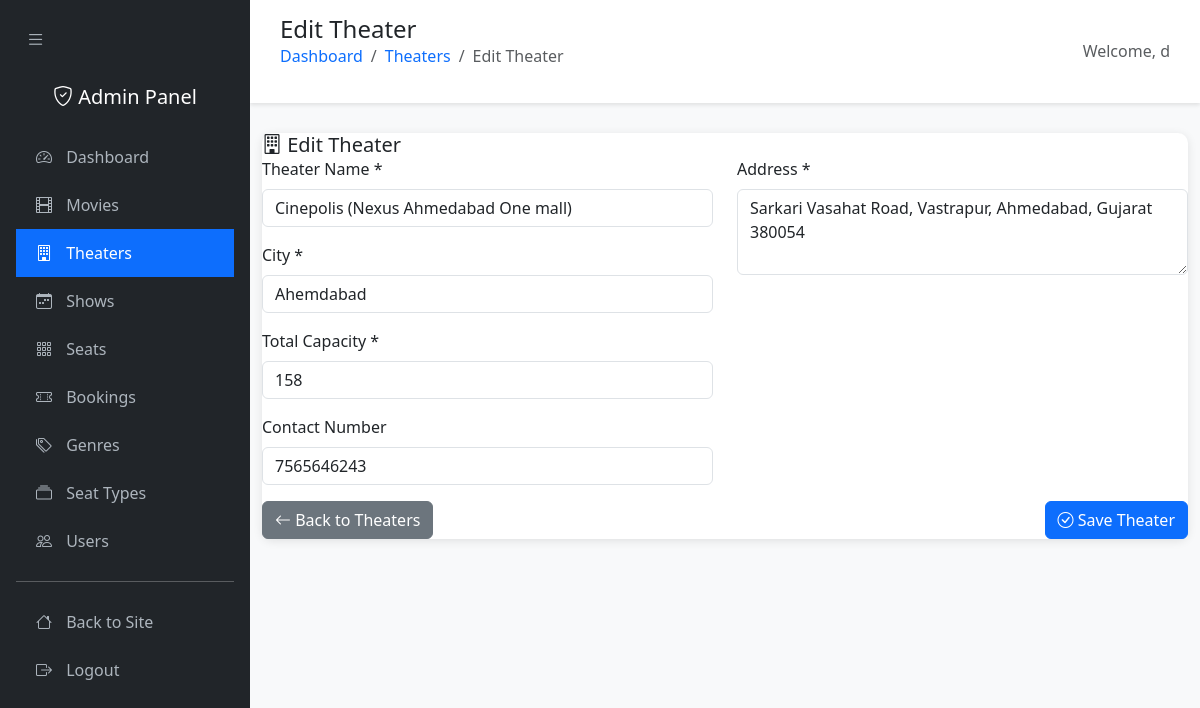
The app's page /admin-panel/theaters/7/edit/ (signed in) with its own data.
### booking/models.py (models this page shows, shortened)
class Theater(models.Model):
    name = models.CharField(max_length=200)
    address = models.TextField()
    city = models.CharField(max_length=100)
    total_capacity = models.IntegerField()
    contact_number = models.CharField(max_length=20, null=True, blank=True)
    created_at = models.DateTimeField(auto_now_add=True)
    updated_at = models.DateTimeField(auto_now=True)
    class Meta:
        ordering = ['city', 'name']

### booking/admin_views.py (the view)
# urls.py: path('admin-panel/theaters/<int:theater_id>/edit/', admin_views.admin_theater_edit, name='admin_theater_edit'),
@admin_required
def admin_theater_edit(request, theater_id):
    theater = get_object_or_404(Theater, id=theater_id)
    if request.method == 'POST':
        form = TheaterForm(request.POST, instance=theater)
        if form.is_valid():
            theater = form.save()
            messages.success(request, f'Theater "{theater.name}" updated successfully!')
            return redirect('admin_theater_list')
    else:
        form = TheaterForm(instance=theater)
    context = {'form': form, 'title': 'Edit Theater', 'theater': theater}
    return render(request, 'booking/admin/theater_form.html', context)

### booking/admin_forms.py
class TheaterForm(forms.ModelForm):
    class Meta:
        model = Theater
        fields = ['name', 'address', 'city', 'total_capacity', 'contact_number']
        widgets = {
            'name': forms.TextInput(attrs={'class': 'form-control'}),
            'address': forms.Textarea(attrs={'class': 'form-control', 'rows': 3}),
            'city': forms.TextInput(attrs={'class': 'form-control'}),
            'total_capacity': forms.NumberInput(attrs={'class': 'form-control'}),
            'contact_number': forms.TextInput(attrs={'class': 'form-control'}),
        }

### templates/booking/admin/theater_form.html (shortened to what this page needs)
{% extends 'booking/admin/base_admin.html' %}
{% block page_title %}{{ title }}{% endblock %}
{% block breadcrumb %}
<nav class="admin-breadcrumb">
    <ol class="breadcrumb">
        <li class="breadcrumb-item"><a href="{% url 'admin_dashboard' %}">Dashboard</a></li>
        <li class="breadcrumb-item"><a href="{% url 'admin_theater_list' %}">Theaters</a></li>
        <li class="breadcrumb-item active">{{ title }}</li>
    </ol>
</nav>
{% endblock %}
{% block content %}
<div class="admin-card">
    <div class="card-header">
        <h5 class="mb-0"><i class="bi bi-building"></i> {{ title }}</h5>
    </div>
    <div class="card-body">
        <form method="post">
            <div class="row">
                <div class="col-md-6">
                    <div class="mb-3">
                        <label for="{{ form.name.id_for_label }}" class="form-label">Theater Name *</label>
                        {{ form.name }}
                    </div>
                    <div class="mb-3">
                        <label for="{{ form.city.id_for_label }}" class="form-label">City *</label>
                        {{ form.city }}
                    </div>
                    <div class="mb-3">
                        <label for="{{ form.total_capacity.id_for_label }}" class="form-label">Total Capacity *</label>
                        {{ form.total_capacity }}
                    </div>
                    <div class="mb-3">
                        <label for="{{ form.contact_number.id_for_label }}" class="form-label">Contact Number</label>
                        {{ form.contact_number }}
                    </div>
                </div>
                <div class="col-md-6">
                    <div class="mb-3">
                        <label for="{{ form.address.id_for_label }}" class="form-label">Address *</label>
                        {{ form.address }}
                    </div>
                </div>
            </div>
            <div class="d-flex justify-content-between">
                <a href="{% url 'admin_theater_list' %}" class="btn btn-secondary">
                    <i class="bi bi-arrow-left"></i> Back to Theaters
                </a>
                <button type="submit" class="btn btn-primary">
                    <i class="bi bi-check-circle"></i> Save Theater
                </button>
            </div>
        </form>
    </div>
</div>
{% endblock %}

### templates/booking/admin/base_admin.html (shortened to what this page needs)
<!DOCTYPE html>
<html lang="en">
<head>
    <link href="https://cdn.jsdelivr.net/npm/bootstrap@5.3.0/dist/css/bootstrap.min.css" rel="stylesheet">
    <link rel="stylesheet" href="https://cdn.jsdelivr.net/npm/bootstrap-icons@1.10.0/font/bootstrap-icons.css">
</head>
<body>
    <nav class="admin-sidebar" id="adminSidebar">
        <div class="p-3">
            <button class="sidebar-toggle" onclick="toggleSidebar()">
                <i class="bi bi-list"></i>
            </button>
            <div class="text-center mb-4">
                <h5 class="text-white mb-0">
                    <i class="bi bi-shield-check"></i>
                    <span class="sidebar-text">Admin Panel</span>
                </h5>
            </div>
            <ul class="nav nav-pills flex-column">
                <li class="nav-item">
                    <a class="nav-link {% if request.resolver_match.url_name == 'admin_dashboard' %}active{% endif %}"
                       href="{% url 'admin_dashboard' %}">
                        <i class="bi bi-speedometer2"></i>
                        <span class="sidebar-text">Dashboard</span>
                    </a>
                </li>
                <li class="nav-item">
                    <a class="nav-link {% if 'movie' in request.resolver_match.url_name %}active{% endif %}"
                       href="{% url 'admin_movie_list' %}">
                        <i class="bi bi-film"></i>
                        <span class="sidebar-text">Movies</span>
                    </a>
                </li>
                <li class="nav-item">
                    <a class="nav-link {% if 'theater' in request.resolver_match.url_name %}active{% endif %}"
                       href="{% url 'admin_theater_list' %}">
                        <i class="bi bi-building"></i>
                        <span class="sidebar-text">Theaters</span>
                    </a>
                </li>
                <li class="nav-item">
                    <a class="nav-link {% if 'show' in request.resolver_match.url_name %}active{% endif %}"
                       href="{% url 'admin_show_list' %}">
                        <i class="bi bi-calendar-week"></i>
                        <span class="sidebar-text">Shows</span>
                    </a>
                </li>
                <li class="nav-item">
                    <a class="nav-link {% if 'seat' in request.resolver_match.url_name %}active{% endif %}"
                       href="{% url 'admin_seat_list' %}">
                        <i class="bi bi-grid-3x3-gap"></i>
                        <span class="sidebar-text">Seats</span>
                    </a>
                </li>
                <li class="nav-item">
                    <a class="nav-link {% if 'booking' in request.resolver_match.url_name %}active{% endif %}"
                       href="{% url 'admin_booking_list' %}">
                        <i class="bi bi-ticket-perforated"></i>
                        <span class="sidebar-text">Bookings</span>
                    </a>
                </li>
                <li class="nav-item">
                    <a class="nav-link {% if 'genre' in request.resolver_match.url_name %}active{% endif %}"
                       href="{% url 'admin_genre_list' %}">
                        <i class="bi bi-tags"></i>
                        <span class="sidebar-text">Genres</span>
                    </a>
                </li>
                <li class="nav-item">
                    <a class="nav-link {% if 'seat_type' in request.resolver_match.url_name %}active{% endif %}"
                       href="{% url 'admin_seat_type_list' %}">
                        <i class="bi bi-collection"></i>
                        <span class="sidebar-text">Seat Types</span>
                    </a>
                </li>
                {% if user.is_superuser %}
                <li class="nav-item">
                    <a class="nav-link {% if 'user' in request.resolver_match.url_name %}active{% endif %}"
                       href="{% url 'admin_user_list' %}">
                        <i class="bi bi-people"></i>
                        <span class="sidebar-text">Users</span>
                    </a>
                </li>
                {% endif %}
                <hr class="text-white">
                <li class="nav-item">
                    <a class="nav-link" href="{% url 'home' %}">
                        <i class="bi bi-house"></i>
                        <span class="sidebar-text">Back to Site</span>
                    </a>
                </li>
                <li class="nav-item">
                    <a class="nav-link" href="{% url 'logout' %}">
                        <i class="bi bi-box-arrow-right"></i>
                        <span class="sidebar-text">Logout</span>
                    </a>
                </li>
            </ul>
        </div>
    </nav>
    <div class="admin-content" id="adminContent">
        <div class="admin-header">
            <div class="d-flex justify-content-between align-items-center">
                <div>
                    <h4 class="mb-0">{% block page_title %}Admin Panel{% endblock %}</h4>
                    {% block breadcrumb %}{% endblock %}
                </div>
                <div>
                    <span class="text-muted">Welcome, {{ user.first_name|default:user.username }}</span>
                </div>
            </div>
        </div>
        <div class="container-fluid">
            {% block content %}{% endblock %}
        </div>
    </div>
</body>
</html>

### templates/booking/admin/base_admin.html (style rules this page uses)
:root { --admin-primary: #0d6efd; --admin-secondary: #6c757d; --admin-success: #198754; --admin-danger: #dc3545; --admin-warning: #ffc107; --admin-info: #0dcaf0; --admin-dark: #212529; --admin-light: #f8f9fa; }
body { background-color: var(--admin-light); font-family: 'Segoe UI', Tahoma, Geneva, Verdana, sans-serif; }
.admin-sidebar { background-color: var(--admin-dark); min-height: 100vh; position: fixed; top: 0; left: 0; width: 250px; z-index: 1000; transition: all 0.3s; }
.admin-sidebar .nav-link { color: #adb5bd; padding: 12px 20px; border-radius: 0; transition: all 0.3s; }
.admin-sidebar .nav-link:hover, .admin-sidebar .nav-link.active { color: white; background-color: var(--admin-primary); }
.admin-sidebar .nav-link i { width: 20px; margin-right: 10px; }
.admin-content { margin-left: 250px; transition: all 0.3s; min-height: 100vh; }
.admin-header { background-color: white; box-shadow: 0 2px 4px rgba(0,0,0,.1); padding: 15px 30px; margin-bottom: 30px; }
.admin-card { background: white; border-radius: 10px; box-shadow: 0 2px 10px rgba(0,0,0,.1); border: none; }
.sidebar-toggle { background: none; border: none; color: #adb5bd; font-size: 1.2rem; padding: 10px; margin-bottom: 20px; }
.admin-breadcrumb { background: none; padding: 0; margin-bottom: 20px; }
.admin-breadcrumb .breadcrumb-item a { color: var(--admin-primary); text-decoration: none; }

### records on screen
Theater: name "Cinepolis (Nexus Ahmedabad One mall)", city "Ahemdabad", total_capacity "158", contact_number "7565646243", address "Sarkari Vasahat Road, Vastrapur, Ahmedabad, Gujarat 380054"

### other values on screen
{{ title }} "Edit Theater"
{{ user.first_name|default:user.username }} "d"
